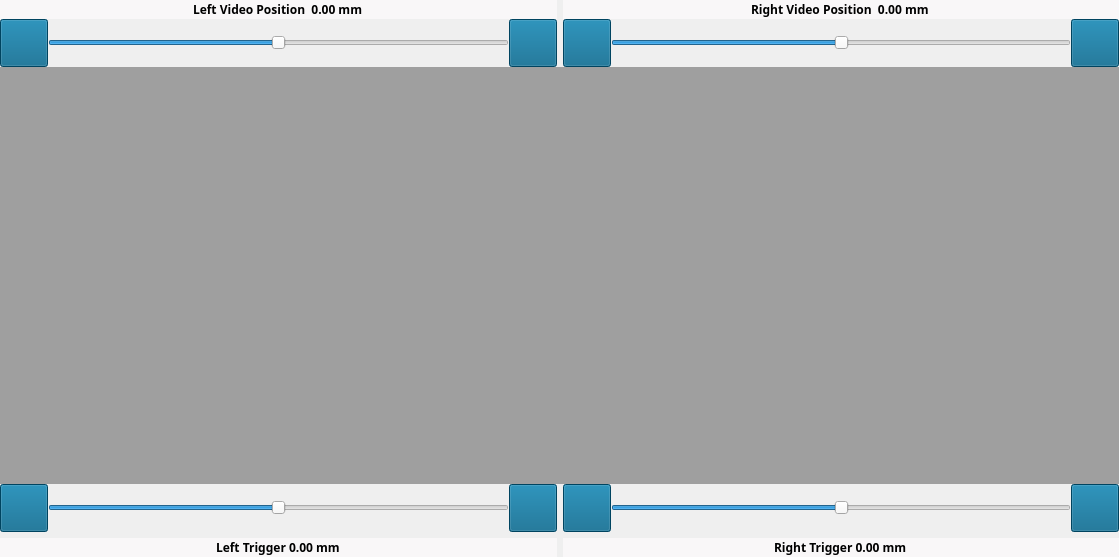
<?xml version="1.0" encoding="UTF-8"?>
<ui version="4.0">
 <class>VideoDialog</class>
 <widget class="QWidget" name="VideoDialog">
  <property name="geometry">
   <rect>
    <x>0</x>
    <y>0</y>
    <width>1119</width>
    <height>557</height>
   </rect>
  </property>
  <property name="windowTitle">
   <string/>
  </property>
  <property name="styleSheet">
   <string notr="true"/>
  </property>
  <layout class="QGridLayout" name="gridLayout_13">
   <property name="leftMargin">
    <number>0</number>
   </property>
   <property name="topMargin">
    <number>0</number>
   </property>
   <property name="rightMargin">
    <number>0</number>
   </property>
   <property name="bottomMargin">
    <number>0</number>
   </property>
   <property name="spacing">
    <number>0</number>
   </property>
   <item row="0" column="0">
    <layout class="QGridLayout" name="gridLayout_10">
     <item row="0" column="0">
      <widget class="QWidget" name="widgetSliderVideoPositionLeftValve" native="true">
       <layout class="QGridLayout" name="gridLayout_3">
        <property name="leftMargin">
         <number>0</number>
        </property>
        <property name="topMargin">
         <number>0</number>
        </property>
        <property name="rightMargin">
         <number>0</number>
        </property>
        <property name="bottomMargin">
         <number>0</number>
        </property>
        <property name="spacing">
         <number>0</number>
        </property>
        <item row="0" column="0">
         <layout class="QGridLayout" name="gridLayout_2">
          <property name="spacing">
           <number>0</number>
          </property>
          <item row="0" column="0" colspan="3">
           <widget class="QDoubleSpinBox" name="doubleSpinBoxCurrentVideoPositionLeftValve">
            <property name="sizePolicy">
             <sizepolicy hsizetype="Expanding" vsizetype="Fixed">
              <horstretch>0</horstretch>
              <verstretch>0</verstretch>
             </sizepolicy>
            </property>
            <property name="font">
             <font>
              <family>Siemens Sans</family>
              <weight>75</weight>
              <bold>true</bold>
             </font>
            </property>
            <property name="styleSheet">
             <string notr="true">QDoubleSpinBox
{
 background:rgb(249,247,248);
 min-width: 0px;
 border: 0px;
 }</string>
            </property>
            <property name="wrapping">
             <bool>false</bool>
            </property>
            <property name="frame">
             <bool>false</bool>
            </property>
            <property name="alignment">
             <set>Qt::AlignCenter</set>
            </property>
            <property name="readOnly">
             <bool>true</bool>
            </property>
            <property name="buttonSymbols">
             <enum>QAbstractSpinBox::NoButtons</enum>
            </property>
            <property name="prefix">
             <string>Left Video Position  </string>
            </property>
            <property name="suffix">
             <string> mm</string>
            </property>
            <property name="decimals">
             <number>2</number>
            </property>
            <property name="minimum">
             <double>-50.000000000000000</double>
            </property>
            <property name="maximum">
             <double>50.000000000000000</double>
            </property>
            <property name="singleStep">
             <double>0.200000000000000</double>
            </property>
           </widget>
          </item>
          <item row="1" column="0">
           <widget class="QPushButton" name="pushButtonBackwardCurrentVideoPositionLeftValve">
            <property name="minimumSize">
             <size>
              <width>42</width>
              <height>42</height>
             </size>
            </property>
            <property name="toolTip">
             <string>Skip Foreward</string>
            </property>
            <property name="styleSheet">
             <string notr="true">QPushButton{
   background-color: rgb(0, 95, 135);
   color: rgb(249, 247, 248 );
   min-height: 40px;
 min-width: 40px;
}
QPushButton:pressed {
     border: 1px solid white;    
 }
</string>
            </property>
            <property name="text">
             <string/>
            </property>
            <property name="icon">
             <iconset resource="SiemensHMI.qrc">
              <normaloff>:/SiemensHMI/SliderButtonLeft.png</normaloff>:/SiemensHMI/SliderButtonLeft.png</iconset>
            </property>
            <property name="iconSize">
             <size>
              <width>40</width>
              <height>40</height>
             </size>
            </property>
           </widget>
          </item>
          <item row="1" column="1">
           <widget class="QSlider" name="horizontalSliderCurrentVideoPositionLeftValve">
            <property name="minimumSize">
             <size>
              <width>0</width>
              <height>0</height>
             </size>
            </property>
            <property name="maximumSize">
             <size>
              <width>16777215</width>
              <height>16777215</height>
             </size>
            </property>
            <property name="cursor">
             <cursorShape>SizeHorCursor</cursorShape>
            </property>
            <property name="styleSheet">
             <string notr="true">/*QSlider {
    min-height: 40px;
    max-height: 40px;
   	background-color:rgb(249,247,248);	
}


QSlider::groove:horizontal {
    border: 1px solid rgb(0, 0, 0);
    height: 15px;
    background-color: rgb(64, 77, 83 );
}


QSlider::handle:horizontal {
  	background-color: rgb(0, 95, 135);		
    border: 0px outset #8f8f91;
	border-radius:0px;
    width: 30px;
    height: 40px;
    margin: -30px -30px;
}
*/
</string>
            </property>
            <property name="minimum">
             <number>-250</number>
            </property>
            <property name="maximum">
             <number>250</number>
            </property>
            <property name="singleStep">
             <number>1</number>
            </property>
            <property name="pageStep">
             <number>1</number>
            </property>
            <property name="tracking">
             <bool>true</bool>
            </property>
            <property name="orientation">
             <enum>Qt::Horizontal</enum>
            </property>
            <property name="invertedAppearance">
             <bool>false</bool>
            </property>
            <property name="invertedControls">
             <bool>false</bool>
            </property>
            <property name="tickPosition">
             <enum>QSlider::NoTicks</enum>
            </property>
            <property name="tickInterval">
             <number>400</number>
            </property>
           </widget>
          </item>
          <item row="1" column="2">
           <widget class="QPushButton" name="pushButtonForwardCurrentVideoPositionLeftValve">
            <property name="minimumSize">
             <size>
              <width>42</width>
              <height>42</height>
             </size>
            </property>
            <property name="toolTip">
             <string>Skip Backward</string>
            </property>
            <property name="styleSheet">
             <string notr="true">QPushButton{
   background-color: rgb(0, 95, 135);
   color: rgb(249, 247, 248 );
   min-height: 40px;
 min-width: 40px;
}
QPushButton:pressed {
     border: 1px solid white;    
 }

</string>
            </property>
            <property name="text">
             <string/>
            </property>
            <property name="icon">
             <iconset resource="SiemensHMI.qrc">
              <normaloff>:/SiemensHMI/SliderButtonRight.png</normaloff>:/SiemensHMI/SliderButtonRight.png</iconset>
            </property>
            <property name="iconSize">
             <size>
              <width>40</width>
              <height>40</height>
             </size>
            </property>
            <property name="autoDefault">
             <bool>false</bool>
            </property>
            <property name="default">
             <bool>false</bool>
            </property>
            <property name="flat">
             <bool>false</bool>
            </property>
           </widget>
          </item>
         </layout>
        </item>
       </layout>
      </widget>
     </item>
     <item row="0" column="1">
      <widget class="QWidget" name="widgetSliderVideoPositionRightValve" native="true">
       <layout class="QGridLayout" name="gridLayout_9">
        <property name="leftMargin">
         <number>0</number>
        </property>
        <property name="topMargin">
         <number>0</number>
        </property>
        <property name="rightMargin">
         <number>0</number>
        </property>
        <property name="bottomMargin">
         <number>0</number>
        </property>
        <property name="spacing">
         <number>0</number>
        </property>
        <item row="0" column="0">
         <layout class="QGridLayout" name="gridLayout_8">
          <property name="spacing">
           <number>0</number>
          </property>
          <item row="0" column="0" colspan="3">
           <widget class="QDoubleSpinBox" name="doubleSpinBoxCurrentVideoPositionRightValve">
            <property name="sizePolicy">
             <sizepolicy hsizetype="Expanding" vsizetype="Fixed">
              <horstretch>0</horstretch>
              <verstretch>0</verstretch>
             </sizepolicy>
            </property>
            <property name="font">
             <font>
              <family>Siemens Sans</family>
              <weight>75</weight>
              <bold>true</bold>
             </font>
            </property>
            <property name="styleSheet">
             <string notr="true">QDoubleSpinBox
{
 background:rgb(249,247,248);
 min-width: 0px;
 border: 0px;
 }</string>
            </property>
            <property name="wrapping">
             <bool>false</bool>
            </property>
            <property name="frame">
             <bool>false</bool>
            </property>
            <property name="alignment">
             <set>Qt::AlignCenter</set>
            </property>
            <property name="readOnly">
             <bool>true</bool>
            </property>
            <property name="buttonSymbols">
             <enum>QAbstractSpinBox::NoButtons</enum>
            </property>
            <property name="prefix">
             <string>Right Video Position  </string>
            </property>
            <property name="suffix">
             <string> mm</string>
            </property>
            <property name="decimals">
             <number>2</number>
            </property>
            <property name="minimum">
             <double>-50.000000000000000</double>
            </property>
            <property name="maximum">
             <double>50.000000000000000</double>
            </property>
            <property name="singleStep">
             <double>0.200000000000000</double>
            </property>
           </widget>
          </item>
          <item row="1" column="0">
           <widget class="QPushButton" name="pushButtonBackwardCurrentVideoPositionRightValve">
            <property name="minimumSize">
             <size>
              <width>42</width>
              <height>42</height>
             </size>
            </property>
            <property name="toolTip">
             <string>Skip Foreward</string>
            </property>
            <property name="styleSheet">
             <string notr="true">QPushButton{
   background-color: rgb(0, 95, 135);
   color: rgb(249, 247, 248 );
   min-height: 40px;
 min-width: 40px;
}
QPushButton:pressed {
     border: 1px solid white;    
 }
</string>
            </property>
            <property name="text">
             <string/>
            </property>
            <property name="icon">
             <iconset resource="SiemensHMI.qrc">
              <normaloff>:/SiemensHMI/SliderButtonLeft.png</normaloff>:/SiemensHMI/SliderButtonLeft.png</iconset>
            </property>
            <property name="iconSize">
             <size>
              <width>40</width>
              <height>40</height>
             </size>
            </property>
           </widget>
          </item>
          <item row="1" column="1">
           <widget class="QSlider" name="horizontalSliderCurrentVideoPositionRightValve">
            <property name="minimumSize">
             <size>
              <width>0</width>
              <height>0</height>
             </size>
            </property>
            <property name="maximumSize">
             <size>
              <width>16777215</width>
              <height>16777215</height>
             </size>
            </property>
            <property name="cursor">
             <cursorShape>SizeHorCursor</cursorShape>
            </property>
            <property name="styleSheet">
             <string notr="true">/*QSlider {
    min-height: 40px;
    max-height: 40px;
   	background-color:rgb(249,247,248);	
}


QSlider::groove:horizontal {
    border: 1px solid rgb(0, 0, 0);
    height: 15px;
    background-color: rgb(64, 77, 83 );
}


QSlider::handle:horizontal {
  	background-color: rgb(0, 95, 135);		
    border: 0px outset #8f8f91;
	border-radius:0px;
    width: 30px;
    height: 40px;
    margin: -30px -30px;
}
*/
</string>
            </property>
            <property name="minimum">
             <number>-250</number>
            </property>
            <property name="maximum">
             <number>250</number>
            </property>
            <property name="singleStep">
             <number>1</number>
            </property>
            <property name="pageStep">
             <number>1</number>
            </property>
            <property name="tracking">
             <bool>true</bool>
            </property>
            <property name="orientation">
             <enum>Qt::Horizontal</enum>
            </property>
            <property name="invertedAppearance">
             <bool>false</bool>
            </property>
            <property name="invertedControls">
             <bool>false</bool>
            </property>
            <property name="tickPosition">
             <enum>QSlider::NoTicks</enum>
            </property>
            <property name="tickInterval">
             <number>400</number>
            </property>
           </widget>
          </item>
          <item row="1" column="2">
           <widget class="QPushButton" name="pushButtonForwardCurrentVideoPositionRightValve">
            <property name="minimumSize">
             <size>
              <width>42</width>
              <height>42</height>
             </size>
            </property>
            <property name="toolTip">
             <string>Skip Backward</string>
            </property>
            <property name="styleSheet">
             <string notr="true">QPushButton{
   background-color: rgb(0, 95, 135);
   color: rgb(249, 247, 248 );
   min-height: 40px;
 min-width: 40px;
}
QPushButton:pressed {
     border: 1px solid white;    
 }

</string>
            </property>
            <property name="text">
             <string/>
            </property>
            <property name="icon">
             <iconset resource="SiemensHMI.qrc">
              <normaloff>:/SiemensHMI/SliderButtonRight.png</normaloff>:/SiemensHMI/SliderButtonRight.png</iconset>
            </property>
            <property name="iconSize">
             <size>
              <width>40</width>
              <height>40</height>
             </size>
            </property>
            <property name="autoDefault">
             <bool>false</bool>
            </property>
            <property name="default">
             <bool>false</bool>
            </property>
            <property name="flat">
             <bool>false</bool>
            </property>
           </widget>
          </item>
         </layout>
        </item>
       </layout>
      </widget>
     </item>
    </layout>
   </item>
   <item row="1" column="0">
    <widget class="QMdiArea" name="mdiAreaVideoViewer">
     <property name="enabled">
      <bool>true</bool>
     </property>
     <property name="sizePolicy">
      <sizepolicy hsizetype="Expanding" vsizetype="Expanding">
       <horstretch>0</horstretch>
       <verstretch>0</verstretch>
      </sizepolicy>
     </property>
     <property name="autoFillBackground">
      <bool>true</bool>
     </property>
     <property name="styleSheet">
      <string notr="true">/*QTabBar {
   background:rgb(218,220,224);
   border-bottom:2px solid rgb(218,220,224);
   border-top:1px solid rgb(110,130,139);
   border-left:1px solid rgb(110,130,139);
   border-right:1px solid rgb(110,130,139);
 }

QTabBar::tab{
      height: 44px;
      min-width: 144px;
      font-size: 16px;
      font-weight: bold;
      font-family: Siemens Sans;
 }

QTabBar::tab:selected{
     background:rgb(249,247,248); 
     color:rgb(39,51,66);
     border: 0px;
     border-top:4px solid rgb(0, 95, 135);
     border-bottom:2px solid rgb(218,220,224);
 }

QTabBar::tab:!selected{
     background:rgb(218,220,224 ); 
     color:rgb(110,130,139);
     border: 0px;
     border-right:1px solid rgb(110,130,139);
     border-left:1px solid rgb(110,130,139);
     border-top:1px solid rgb(110,130,139);
}
*/




</string>
     </property>
     <property name="viewMode">
      <enum>QMdiArea::SubWindowView</enum>
     </property>
     <property name="documentMode">
      <bool>false</bool>
     </property>
    </widget>
   </item>
   <item row="2" column="0">
    <layout class="QGridLayout" name="gridLayout_12">
     <item row="0" column="1">
      <widget class="QWidget" name="widgetSliderTriggerDelayRightValve" native="true">
       <layout class="QGridLayout" name="gridLayout_5">
        <property name="leftMargin">
         <number>0</number>
        </property>
        <property name="topMargin">
         <number>0</number>
        </property>
        <property name="rightMargin">
         <number>0</number>
        </property>
        <property name="bottomMargin">
         <number>0</number>
        </property>
        <property name="spacing">
         <number>0</number>
        </property>
        <item row="0" column="0">
         <layout class="QGridLayout" name="gridLayout">
          <item row="0" column="0">
           <layout class="QGridLayout" name="gridLayout_7">
            <property name="spacing">
             <number>0</number>
            </property>
            <item row="0" column="3">
             <widget class="QPushButton" name="pushButtonForwardTriggerDelayRightValve">
              <property name="minimumSize">
               <size>
                <width>42</width>
                <height>42</height>
               </size>
              </property>
              <property name="toolTip">
               <string>Skip Backward</string>
              </property>
              <property name="styleSheet">
               <string notr="true">QPushButton{
   background-color: rgb(0, 95, 135);
   color: rgb(249, 247, 248 );
   min-height: 40px;
 min-width: 40px;
}
QPushButton:pressed {
     border: 1px solid white;    
 }

</string>
              </property>
              <property name="text">
               <string/>
              </property>
              <property name="icon">
               <iconset resource="SiemensHMI.qrc">
                <normaloff>:/SiemensHMI/SliderButtonRight.png</normaloff>:/SiemensHMI/SliderButtonRight.png</iconset>
              </property>
              <property name="iconSize">
               <size>
                <width>40</width>
                <height>40</height>
               </size>
              </property>
              <property name="autoDefault">
               <bool>false</bool>
              </property>
              <property name="default">
               <bool>false</bool>
              </property>
              <property name="flat">
               <bool>false</bool>
              </property>
             </widget>
            </item>
            <item row="0" column="1">
             <widget class="QPushButton" name="pushButtonBackwardTriggerDelayRightValve">
              <property name="minimumSize">
               <size>
                <width>42</width>
                <height>42</height>
               </size>
              </property>
              <property name="toolTip">
               <string>Skip Foreward</string>
              </property>
              <property name="styleSheet">
               <string notr="true">QPushButton{
   background-color: rgb(0, 95, 135);
   color: rgb(249, 247, 248 );
   min-height: 40px;
 min-width: 40px;
}
QPushButton:pressed {
     border: 1px solid white;    
 }
</string>
              </property>
              <property name="text">
               <string/>
              </property>
              <property name="icon">
               <iconset resource="SiemensHMI.qrc">
                <normaloff>:/SiemensHMI/SliderButtonLeft.png</normaloff>:/SiemensHMI/SliderButtonLeft.png</iconset>
              </property>
              <property name="iconSize">
               <size>
                <width>40</width>
                <height>40</height>
               </size>
              </property>
             </widget>
            </item>
            <item row="0" column="2">
             <widget class="QSlider" name="horizontalSliderTriggerDelayRightValve">
              <property name="minimumSize">
               <size>
                <width>0</width>
                <height>0</height>
               </size>
              </property>
              <property name="maximumSize">
               <size>
                <width>16777215</width>
                <height>16777215</height>
               </size>
              </property>
              <property name="cursor">
               <cursorShape>SizeHorCursor</cursorShape>
              </property>
              <property name="styleSheet">
               <string notr="true">/*QSlider {
    min-height: 40px;
    max-height: 40px;
   	background-color:rgb(249,247,248);	
}


QSlider::groove:horizontal {
    border: 1px solid rgb(0, 0, 0);
    height: 15px;
    background-color: rgb(64, 77, 83 );
}


QSlider::handle:horizontal {
  	background-color: rgb(0, 95, 135);		
    border: 0px outset #8f8f91;
	border-radius:0px;
    width: 30px;
    height: 40px;
    margin: -30px -30px;
}
*/
</string>
              </property>
              <property name="minimum">
               <number>-1000</number>
              </property>
              <property name="maximum">
               <number>1000</number>
              </property>
              <property name="singleStep">
               <number>1</number>
              </property>
              <property name="pageStep">
               <number>1</number>
              </property>
              <property name="value">
               <number>0</number>
              </property>
              <property name="tracking">
               <bool>true</bool>
              </property>
              <property name="orientation">
               <enum>Qt::Horizontal</enum>
              </property>
              <property name="invertedAppearance">
               <bool>false</bool>
              </property>
              <property name="invertedControls">
               <bool>false</bool>
              </property>
              <property name="tickPosition">
               <enum>QSlider::NoTicks</enum>
              </property>
              <property name="tickInterval">
               <number>1</number>
              </property>
             </widget>
            </item>
           </layout>
          </item>
          <item row="1" column="0">
           <widget class="QDoubleSpinBox" name="doubleSpinBoxTriggerDelayRightValve">
            <property name="sizePolicy">
             <sizepolicy hsizetype="Expanding" vsizetype="Fixed">
              <horstretch>0</horstretch>
              <verstretch>0</verstretch>
             </sizepolicy>
            </property>
            <property name="font">
             <font>
              <family>Siemens Sans</family>
              <weight>75</weight>
              <bold>true</bold>
             </font>
            </property>
            <property name="styleSheet">
             <string notr="true">QDoubleSpinBox
{
 background:rgb(249,247,248);
 min-width: 0px;
 border: 0px;
 }</string>
            </property>
            <property name="wrapping">
             <bool>false</bool>
            </property>
            <property name="frame">
             <bool>false</bool>
            </property>
            <property name="alignment">
             <set>Qt::AlignCenter</set>
            </property>
            <property name="readOnly">
             <bool>true</bool>
            </property>
            <property name="buttonSymbols">
             <enum>QAbstractSpinBox::NoButtons</enum>
            </property>
            <property name="prefix">
             <string>Right Trigger </string>
            </property>
            <property name="suffix">
             <string> mm</string>
            </property>
            <property name="decimals">
             <number>2</number>
            </property>
            <property name="minimum">
             <double>-50.000000000000000</double>
            </property>
            <property name="maximum">
             <double>50.000000000000000</double>
            </property>
            <property name="singleStep">
             <double>0.050000000000000</double>
            </property>
           </widget>
          </item>
         </layout>
        </item>
       </layout>
      </widget>
     </item>
     <item row="0" column="0">
      <widget class="QWidget" name="widgetSliderTriggerDelayLeftValve" native="true">
       <layout class="QGridLayout" name="gridLayout_11">
        <property name="leftMargin">
         <number>0</number>
        </property>
        <property name="topMargin">
         <number>0</number>
        </property>
        <property name="rightMargin">
         <number>0</number>
        </property>
        <property name="bottomMargin">
         <number>0</number>
        </property>
        <property name="spacing">
         <number>0</number>
        </property>
        <item row="0" column="0">
         <layout class="QGridLayout" name="gridLayout_4">
          <item row="0" column="0">
           <layout class="QGridLayout" name="gridLayout_6">
            <property name="spacing">
             <number>0</number>
            </property>
            <item row="0" column="1">
             <widget class="QSlider" name="horizontalSliderTriggerDelayLeftValve">
              <property name="minimumSize">
               <size>
                <width>0</width>
                <height>0</height>
               </size>
              </property>
              <property name="maximumSize">
               <size>
                <width>16777215</width>
                <height>16777215</height>
               </size>
              </property>
              <property name="cursor">
               <cursorShape>SizeHorCursor</cursorShape>
              </property>
              <property name="styleSheet">
               <string notr="true">/*QSlider {
    min-height: 40px;
    max-height: 40px;
   	background-color:rgb(249,247,248);	
}


QSlider::groove:horizontal {
    border: 1px solid rgb(0, 0, 0);
    height: 15px;
    background-color: rgb(64, 77, 83 );
}


QSlider::handle:horizontal {
  	background-color: rgb(0, 95, 135);		
    border: 0px outset #8f8f91;
	border-radius:0px;
    width: 30px;
    height: 40px;
    margin: -30px -30px;
}
*/
</string>
              </property>
              <property name="minimum">
               <number>-1000</number>
              </property>
              <property name="maximum">
               <number>1000</number>
              </property>
              <property name="singleStep">
               <number>1</number>
              </property>
              <property name="pageStep">
               <number>1</number>
              </property>
              <property name="value">
               <number>0</number>
              </property>
              <property name="tracking">
               <bool>true</bool>
              </property>
              <property name="orientation">
               <enum>Qt::Horizontal</enum>
              </property>
              <property name="invertedAppearance">
               <bool>false</bool>
              </property>
              <property name="invertedControls">
               <bool>false</bool>
              </property>
              <property name="tickPosition">
               <enum>QSlider::NoTicks</enum>
              </property>
              <property name="tickInterval">
               <number>1</number>
              </property>
             </widget>
            </item>
            <item row="0" column="0">
             <widget class="QPushButton" name="pushButtonBackwardTriggerDelayLeftValve">
              <property name="minimumSize">
               <size>
                <width>42</width>
                <height>42</height>
               </size>
              </property>
              <property name="toolTip">
               <string>Skip Foreward</string>
              </property>
              <property name="styleSheet">
               <string notr="true">QPushButton{
   background-color: rgb(0, 95, 135);
   color: rgb(249, 247, 248 );
   min-height: 40px;
 min-width: 40px;
}
QPushButton:pressed {
     border: 1px solid white;    
 }
</string>
              </property>
              <property name="text">
               <string/>
              </property>
              <property name="icon">
               <iconset resource="SiemensHMI.qrc">
                <normaloff>:/SiemensHMI/SliderButtonLeft.png</normaloff>:/SiemensHMI/SliderButtonLeft.png</iconset>
              </property>
              <property name="iconSize">
               <size>
                <width>40</width>
                <height>40</height>
               </size>
              </property>
             </widget>
            </item>
            <item row="0" column="2">
             <widget class="QPushButton" name="pushButtonForwardTriggerDelayLeftValve">
              <property name="minimumSize">
               <size>
                <width>42</width>
                <height>42</height>
               </size>
              </property>
              <property name="toolTip">
               <string>Skip Backward</string>
              </property>
              <property name="styleSheet">
               <string notr="true">QPushButton{
   background-color: rgb(0, 95, 135);
   color: rgb(249, 247, 248 );
   min-height: 40px;
 min-width: 40px;
}
QPushButton:pressed {
     border: 1px solid white;    
 }

</string>
              </property>
              <property name="text">
               <string/>
              </property>
              <property name="icon">
               <iconset resource="SiemensHMI.qrc">
                <normaloff>:/SiemensHMI/SliderButtonRight.png</normaloff>:/SiemensHMI/SliderButtonRight.png</iconset>
              </property>
              <property name="iconSize">
               <size>
                <width>40</width>
                <height>40</height>
               </size>
              </property>
              <property name="autoDefault">
               <bool>false</bool>
              </property>
              <property name="default">
               <bool>false</bool>
              </property>
              <property name="flat">
               <bool>false</bool>
              </property>
             </widget>
            </item>
           </layout>
          </item>
          <item row="1" column="0">
           <widget class="QDoubleSpinBox" name="doubleSpinBoxTriggerDelayLeftValve">
            <property name="sizePolicy">
             <sizepolicy hsizetype="Expanding" vsizetype="Fixed">
              <horstretch>0</horstretch>
              <verstretch>0</verstretch>
             </sizepolicy>
            </property>
            <property name="font">
             <font>
              <family>Siemens Sans</family>
              <weight>75</weight>
              <bold>true</bold>
             </font>
            </property>
            <property name="styleSheet">
             <string notr="true">QDoubleSpinBox
{
 background:rgb(249,247,248);
 min-width: 0px;
 border: 0px;
 }</string>
            </property>
            <property name="wrapping">
             <bool>false</bool>
            </property>
            <property name="frame">
             <bool>false</bool>
            </property>
            <property name="alignment">
             <set>Qt::AlignCenter</set>
            </property>
            <property name="readOnly">
             <bool>true</bool>
            </property>
            <property name="buttonSymbols">
             <enum>QAbstractSpinBox::NoButtons</enum>
            </property>
            <property name="prefix">
             <string>Left Trigger </string>
            </property>
            <property name="suffix">
             <string> mm</string>
            </property>
            <property name="decimals">
             <number>2</number>
            </property>
            <property name="minimum">
             <double>-50.000000000000000</double>
            </property>
            <property name="maximum">
             <double>50.000000000000000</double>
            </property>
            <property name="singleStep">
             <double>0.050000000000000</double>
            </property>
           </widget>
          </item>
         </layout>
        </item>
       </layout>
      </widget>
     </item>
    </layout>
   </item>
  </layout>
 </widget>
 <layoutdefault spacing="6" margin="11"/>
 <resources>
  <include location="SiemensHMI.qrc"/>
 </resources>
 <connections/>
</ui>
